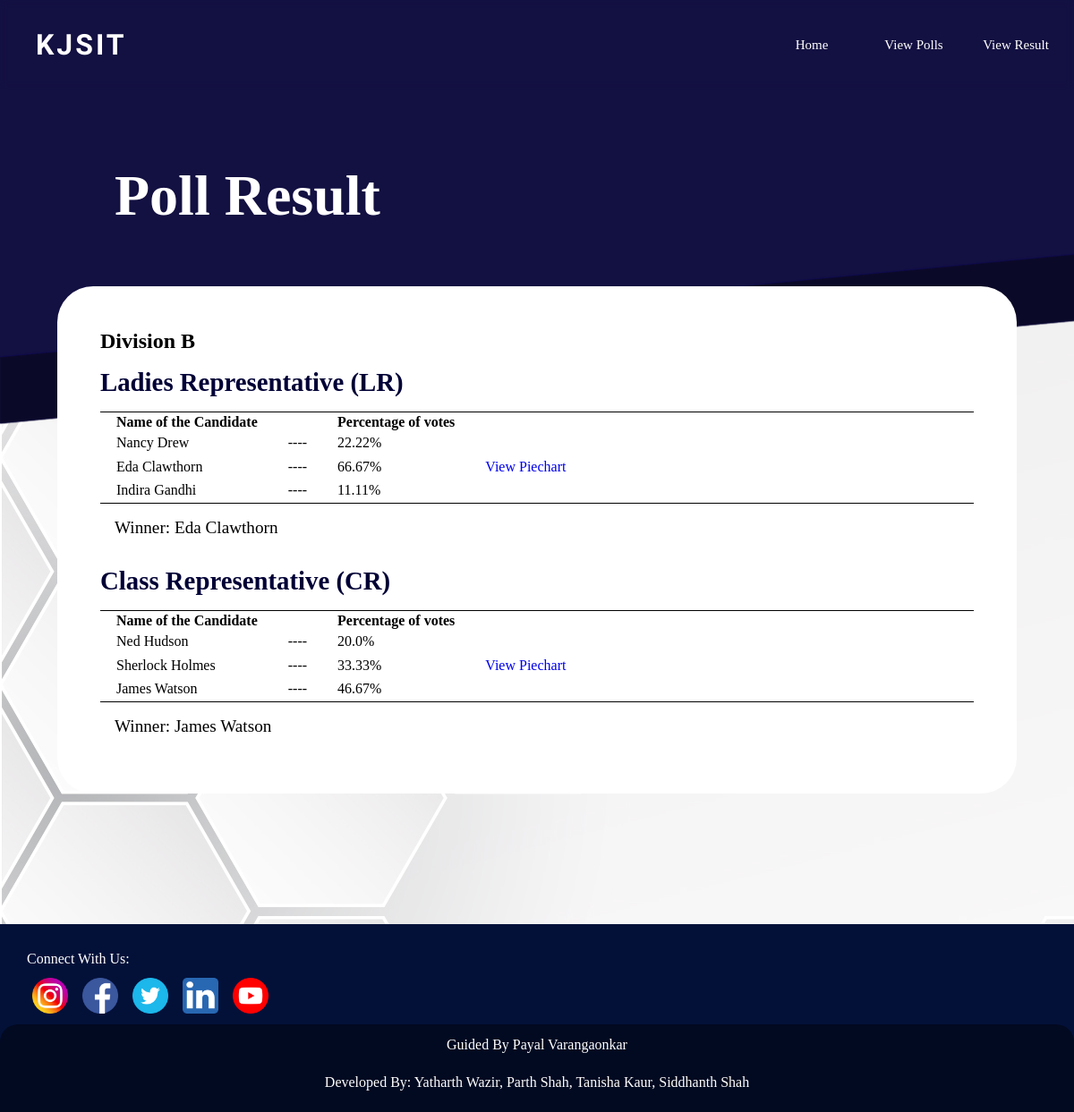
The page /result_b/ on the database its author committed.
### vote/models.py (models this page shows, shortened)
class BDivPoll(models.Model):
    Elections_for = models.TextField(max_length=30, null=True)
    candidate_1 = models.CharField(max_length=30, null=True)
    candidate_2 = models.CharField(max_length=30, null=True)
    candidate_3 = models.CharField(max_length=30, null=True)
    candidate_1_count = models.IntegerField(default=0)
    candidate_2_count = models.IntegerField(default=0)
    candidate_3_count = models.IntegerField(default=0)
    id=models.UUIDField(default=uuid.uuid4, unique=True, primary_key=True, editable=False)
    def total(self):
        return self.candidate_1_count + self.candidate_2_count + self.candidate_3_count
    def percentage_candidate_1(self):
        if self.total()==0:
            return 0
        else:
            return round((self.candidate_1_count / self.total()) * 100,2)
    def percentage_candidate_2(self):
        if self.total()==0:
            return 0
        else:
            return round((self.candidate_2_count / self.total()) * 100,2)
    def percentage_candidate_3(self):
        if self.total()==0:
            return 0
        else:
            return round((self.candidate_3_count / self.total()) * 100,2)

### vote/views.py (the view)
# urls.py: path('result_b/',views.resultB, name='result-B'),
def resultB(request):
    pollB = BDivPoll.objects.all()
    context = {'pollB':pollB,}
    return render(request,'vote/result_b.html',context)

### vote/templates/vote/result_b.html (shortened to what this page needs)
{% extends 'vote/b_finalnav.html' %}
{% block content %}
<!DOCTYPE html>
<html lang="en">
<head>
    {% load static %}
    <link rel="stylesheet" href="{% static 'vote/css/results.css' %}">
</head>
<body>
<div class="panel">
    <div class="panel-heading"><h1>Poll Result</h1></div>
    <div class="panel-body">
        <div class="Div">
        <h2>Division B</h2>
        {% for poll in pollB %}
        <div class="title">
            <h2>{{ poll.Elections_for }}</h2>
        </div>
        <div class="list">
            <ul class="list-group">
                <table>
                    <tr>
                        <th>Name of the Candidate</th>
                        <th></th>
                        <th>Percentage of votes</th>
                        <th></th>
                    </tr>
                    <tr>
                        <td>{{ poll.candidate_1 }}</td>
                        <td>----</td>
                        <td>{{poll.percentage_candidate_1}}%</td>
                        <td></td>
                    </tr>
                    <tr>
                        <td>{{poll.candidate_2}}</td>
                        <td>----</td>
                        <td>{{poll.percentage_candidate_2}}%</td>
                        <td><a href="{% url 'piechart-B' poll.id %}">View Piechart</a></td>
                    </tr>
                    <tr>
                        <td>{{poll.candidate_3}}</td>
                        <td>----</td>
                        <td>{{poll.percentage_candidate_3}}%</td>
                        <td></td>
                    </tr>
                </table>
            </ul>
        </div>
        <div class="panel-footer">
            {% if poll.percentage_candidate_1 > poll.percentage_candidate_2 and poll.percentage_candidate_1 > poll.percentage_candidate_3 %}
                <p>Winner: {{poll.candidate_1}}</p>
            {% elif poll.percentage_candidate_2 > poll.percentage_candidate_1 and poll.percentage_candidate_2 > poll.percentage_candidate_3 %}
                <p>Winner: {{poll.candidate_2}}</p>
            {% elif poll.percentage_candidate_3 > poll.percentage_candidate_1 and poll.percentage_candidate_3 > poll.percentage_candidate_2 %}
                <p>Winner: {{poll.candidate_3}}</p>
            {% elif poll.percentage_candidate_1 == poll.percentage_candidate_2 and poll.percentage_candidate_1 > poll.percentage_candidate_3%}
                <p>Tie between {{poll.candidate_1}} and {{poll.candidate_2}}</p>
            {% elif poll.percentage_candidate_1 == poll.percentage_candidate_3 and poll.percentage_candidate_1 > poll.percentage_candidate_2 %}
                <p>Tie between: {{poll.candidate_1}} and {{poll.candidate_3}}</p>
            {% elif poll.percentage_candidate_2 == poll.percentage_candidate_3 and poll.percentage_candidate_2 > poll.percentage_candidate_1 %}
                <p>Tie between: {{poll.candidate_2}} and {{poll.candidate_3}}</p>
            {% else %}
                <p>All have the same number of votes</h2>
            {% endif %}
        </div>
        {% endfor %}
        </div>
    </div>
    </div>
</body>
    {% endblock %}

### vote/static/vote/css/navbar.css (style rules this page uses)
* { text-decoration: none; list-style: none; padding: 0; margin:0; }
body { font-family: Verdana; background-repeat: repeat-y; background-size: cover; background-color: aliceblue; }

### vote/static/vote/css/results.css (style rules this page uses)
body { background: url(/static/images/Navbar.png) no-repeat, url(/static/images/WBG.jpg); background-size: auto; transition: background 2.2s; overflow-x: hidden; }
.go body { background: url(/static/images/Navbar.png) no-repeat, url(/static/images/Navbarb.png) no-repeat, url(/static/images/WBG.jpg); background-size: auto; }
.panel { margin: 2rem; padding: 2rem; }
.panel-heading { font-size: 2rem; padding-left: 4rem; color: rgb(255, 255, 255); }
.title { font-size: 1.2rem; padding-top: 1rem; padding-bottom: 1rem; border-bottom: 1px solid black; color: rgb(0, 0, 54); }
.list { border-bottom: 1px solid black; }
.panel-footer { font-size: 1.2rem; padding: 1rem; }
.Div { background-color: white; border-radius: 10px; margin-top: 4rem; margin-bottom: 4rem; padding: 0.3rem; transition: 1.6s; padding: 3rem; opacity: 0; padding-top: 0.3rem; }
.go .Div { border-radius: 40px; padding: 3rem; opacity: 1; }
th { padding-left: 1rem; padding-right: 1rem; }
td { padding: 0.2rem 1rem 0.2rem 1rem; }

### rows shown on the page
BDivPoll: Elections_for "Ladies Representative (LR)", candidate_1 "Nancy Drew", percentage_candidate_1 "22.22", candidate_2 "Eda Clawthorn", percentage_candidate_2 "66.67", candidate_3 "Indira Gandhi", percentage_candidate_3 "11.11"
BDivPoll: Elections_for "Class Representative (CR)", candidate_1 "Ned Hudson", percentage_candidate_1 "20.0", candidate_2 "Sherlock Holmes", percentage_candidate_2 "33.33", candidate_3 "James Watson", percentage_candidate_3 "46.67"
